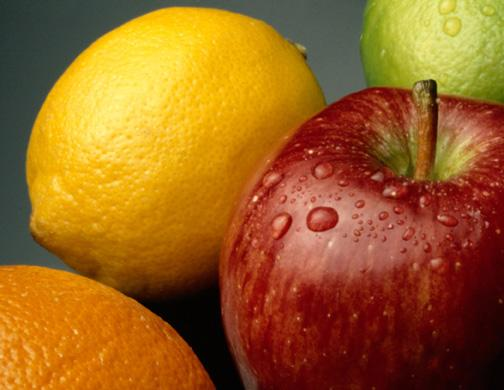
#> input picture fund_ML/fruit3.jpg, 504 x 390 px
$ jupyter execute ex_6_2.ipynb
#> lines starting #> are read from the running program, lines starting #| are printed output that depends on the picture
# Color Quantization using K-Means Clustering

Color quantization finds a small number of representative colors within a given picture. Each pixel yields one 3-dimensional vector in the RGB color space. Using K-means we can cluster all the pixels of an image into K clusters and assign each pixel the color represented by its nearest cluster center. Thereby, an image containing millions of colors can be compressed to an image containing K different colors only.
- Load an image of your choice, treat each pixel as an individual 3- dimensional data point and cluster them into K clusters
- Assign each pixel the color value of its nearest cluster center
- Visualize the result

[cell 1]
import cv2 as cv

# Load an image of your choice
img = cv.imread('fruit3.jpg')
#> img is the input picture: shape (390, 504, 3); mean B, G, R 32.1, 98.1, 155.4
print(img.shape)
#| (390, 504, 3)

[cell 2]
from sklearn.cluster import KMeans

x = img.reshape((-1, 3))
print(x.shape)
#| (196560, 3)

numb_color = 2

model = KMeans(n_clusters=numb_color)
model.fit(x)

[cell 3]
# Plot the data
import matplotlib.pyplot as plt
import numpy as np

print('New colors:', model.cluster_centers_)
print('Labels:', model.labels_)

[cell 4]
# Create a new image
new_img = np.zeros_like(x)
for i in range(len(x)):
    new_img[i] = model.cluster_centers_[model.labels_[i]]

new_img = new_img.reshape(img.shape)
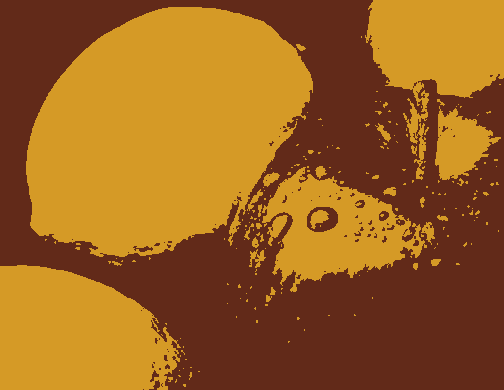
#> new_img: shape (390, 504, 3); mean B, G, R 31.4, 97.5, 155

[cell 5]
# Display 2 images in one row
plt.subplot(1, 2, 1)
plt.imshow(cv.cvtColor(img, cv.COLOR_BGR2RGB))
plt.title('Original Image')
plt.axis('off')

plt.subplot(1, 2, 2)
plt.imshow(cv.cvtColor(new_img, cv.COLOR_BGR2RGB))
plt.title('Segmented Image')
plt.axis('off')
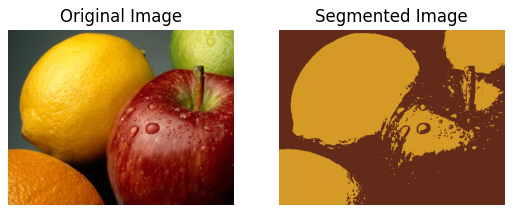
#> figure drawn by matplotlib, 2 panels
